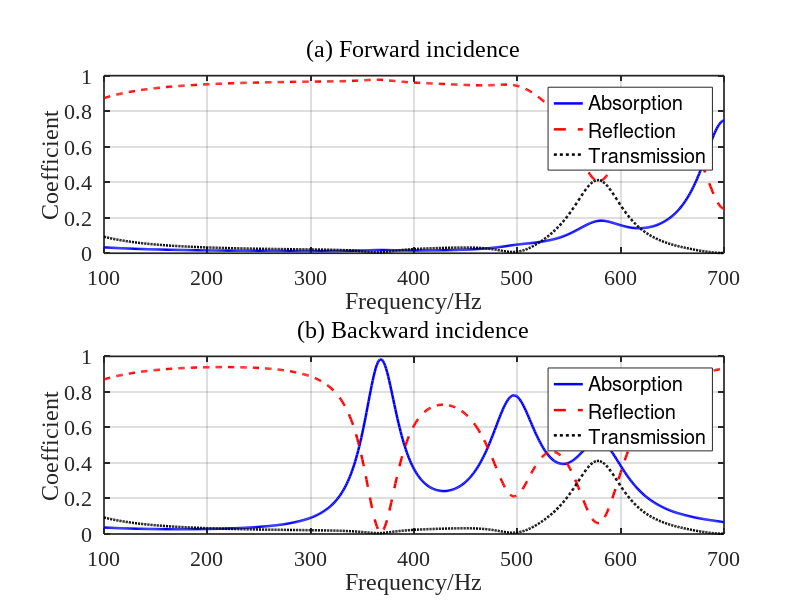

Reproduce this figure in MATLAB.
clear;
clc;
close all;

%% 1. 基本参数

f = 100:1:700;
omega = 2*pi*f;
Nf = length(f);

rho0 = 1.29;
c0 = 343;
eta = 1.89e-5;
kappa = 0.026;
Cv = 712;
gamma = 1.4;

P0 = rho0*c0^2/gamma;
Z0 = rho0*c0;
nu = eta/rho0;
mu_bar = kappa/(rho0*Cv);

W = 30e-3;
L = 30e-3;
S = W*L;
Nc = 4;

%% 2. 四单胞结构参数

t = 2e-3*ones(Nc,3);

% 微穿孔板孔径，单位 m
d = 1e-3 * [
    3.15 0.36 4.71;
    3.61 8.00 6.94;
    4.82 0.10 3.06;
    4.42 1.19 0.10
];

% 两个折纸腔实际高度，单位 m
H = 1e-3 * [
    10.64 59.00;
    42.79 59.00;
    36.74 59.00;
    20.06 0.50
];

n_holes = ones(Nc,3);

phi = pi*d.^2.*n_holes/(4*S);

weight = ones(1,Nc)/Nc;

%% 3. 折纸腔体积及等效高度

a = 30;       % mm
hc = 20;      % mm
n0 = 4;
beta = 45;    % degree

% 理论最大腔高
H_max = n0*hc;       % mm，即80 mm

% 腔体实际高度，单位 mm
H_mm = H*1e3;

% 腔高限制：0 < H <= 80 mm
if any(H_mm(:)<=0) || any(H_mm(:)>H_max)
    error('折纸腔高度必须满足 0 < H <= %.2f mm。',H_max);
end

% 每层折纸高度
h = H_mm/n0;

q = sqrt(max(0,hc^2-h.^2));

V11 = a.*h.*q/16;
V12 = h.*(a-hc).*q/(16*tand(beta));
V13 = h.*q/24.*(hc/tand(beta)-q/2);

V_mm3 = 8*n0.*(a^2.*h/8-V11-V12-V13);

if any(V_mm3(:)<=0)
    error('折纸腔体积出现非正值。');
end

% 折纸腔等效高度，单位 m
H_eq = V_mm3*1e-9/S;

%% 4. 微穿孔板声阻抗

Zp = complex(zeros(Nc,3,Nf));

for s = 1:Nc
    for j = 1:3

        y = (d(s,j)/2)./sqrt(eta./(rho0*omega));
        q_mpp = y*sqrt(-1i);

        F = 1-2*besselj(1,q_mpp)./ ...
            (q_mpp.*besselj(0,q_mpp));

        Z_temp = 1i*omega*rho0*t(s,j)./(phi(s,j).*F) ...
            +sqrt(2)*eta*y./(phi(s,j)*d(s,j)) ...
            +1i*0.85*omega*rho0*d(s,j)/phi(s,j);

        Zp(s,j,:) = reshape(Z_temp,1,1,Nf);
    end
end

%% 5. Full Stinson Model

N = 200;

Sv = zeros(1,Nf);
St = zeros(1,Nf);

for m = 0:N

    am = (2*m+1)*pi/W;

    for n = 0:N

        bn = (2*n+1)*pi/L;
        lambda2 = am^2+bn^2;
        wmn = 1/(am^2*bn^2);

        Sv = Sv+wmn*lambda2./ ...
            (lambda2+1i*omega/nu);

        St = St+wmn*lambda2./ ...
            (lambda2+1i*omega/mu_bar);
    end
end

Fv = 64*Sv/(W^2*L^2);
Ft = 64*St/(W^2*L^2);

rho_eff = rho0./(1-Fv);
K_eff = gamma*P0./(1+(gamma-1)*Ft);

k_eff = omega.*sqrt(rho_eff./K_eff);
Z_eff = sqrt(rho_eff.*K_eff);

%% 6. 四单胞传递矩阵及并联

rf = complex(zeros(1,Nf));
rb = complex(zeros(1,Nf));
tau = complex(zeros(1,Nf));

for ii = 1:Nf

    Y_total = complex(zeros(2,2));

    k = k_eff(ii);
    Z = Z_eff(ii);

    for s = 1:Nc

        Tp1 = [1,Zp(s,1,ii);0,1];
        Tp2 = [1,Zp(s,2,ii);0,1];
        Tp3 = [1,Zp(s,3,ii);0,1];

        H1 = H_eq(s,1);
        H2 = H_eq(s,2);

        Tc1 = [cos(k*H1),1i*Z*sin(k*H1);
               1i*sin(k*H1)/Z,cos(k*H1)];

        Tc2 = [cos(k*H2),1i*Z*sin(k*H2);
               1i*sin(k*H2)/Z,cos(k*H2)];

        Tm = Tp1*Tc1*Tp2*Tc2*Tp3;

        A = Tm(1,1);
        B = Tm(1,2);
        C = Tm(2,1);
        D = Tm(2,2);

        Ys = [D/B,C-A*D/B;
              1/B,-A/B];

        Y_total = Y_total+weight(s)*Ys;
    end

    Y11 = Y_total(1,1);
    Y12 = Y_total(1,2);
    Y21 = Y_total(2,1);
    Y22 = Y_total(2,2);

    A = -Y22/Y21;
    B = 1/Y21;
    C = Y12-Y11*Y22/Y21;
    D = Y11/Y21;

    den = A+B/Z0+C*Z0+D;

    tau(ii) = 2/den;
    rf(ii) = (A+B/Z0-C*Z0-D)/den;
    rb(ii) = (-A+B/Z0-C*Z0+D)/den;
end

%% 7. 正反向吸声、反射及透射

Rf = abs(rf).^2;
Rb = abs(rb).^2;
Tr = abs(tau).^2;

alpha_f = 1-Rf-Tr;
alpha_b = 1-Rb-Tr;

%% 8. 绘图

figure('Color','w','Position',[150 80 1000 800]);

Absorption = [alpha_f;alpha_b];
Reflection = [Rf;Rb];

titles = {'(a) Forward incidence', ...
          '(b) Backward incidence'};

for i = 1:2

    subplot(2,1,i);

    plot(f,Absorption(i,:),'b-','LineWidth',1.8);
    hold on;

    plot(f,Reflection(i,:),'r--','LineWidth',1.8);
    plot(f,Tr,'k:','LineWidth',1.8);

    title(titles{i},'FontWeight','normal');

    xlabel('Frequency/Hz');
    ylabel('Coefficient');

    legend('Absorption','Reflection','Transmission', ...
        'Location','best');

    % 与前面的频率范围自动保持一致
    xlim([min(f) max(f)]);
    ylim([0 1]);

    xticks('auto');
    yticks(0:0.2:1);

    set(gca, ...
        'FontName','Times New Roman', ...
        'FontSize',16, ...
        'LineWidth',1.2, ...
        'TickDir','in');

    grid on;
    box on;
end

outDir = fileparts(mfilename('fullpath'));
if isempty(outDir)
    outDir = pwd;
end
print(gcf, fullfile(outDir, 'origami_four_cell.png'), '-dpng', '-r120');
